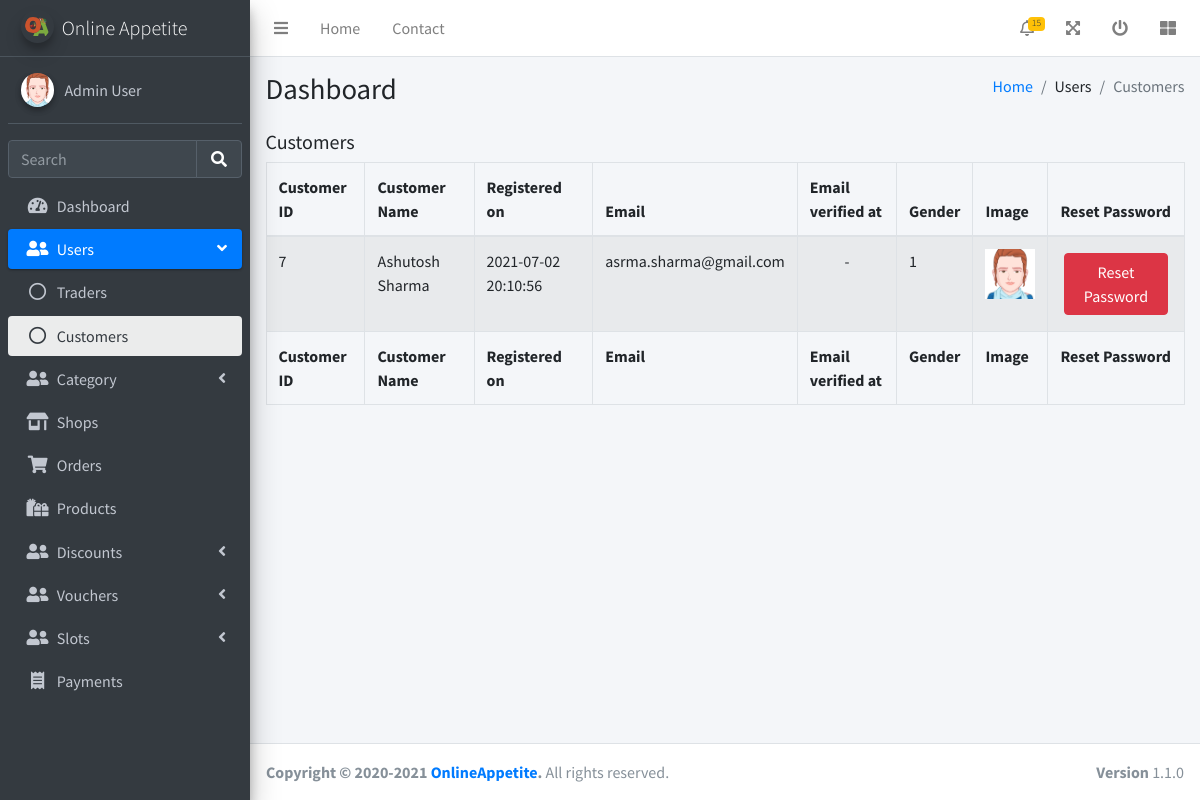
Page /admin/viewCustomers.php (signed in) on the committed database.
### tables this page shows
CREATE TABLE CUSTOMERS (
	CUSTOMER_ID INTEGER NOT NULL PRIMARY KEY AUTOINCREMENT,
	USER_ID INTEGER NOT NULL,
	EMAIL_VERIFIED_AT DATETIME(0) NULL,
	FOREIGN KEY (USER_ID) REFERENCES USERS (USER_ID) ON DELETE CASCADE
);

CREATE TABLE USERS (
	USER_ID INTEGER NOT NULL PRIMARY KEY AUTOINCREMENT,
	FULL_NAME VARCHAR(100) NOT NULL,
	USERNAME VARCHAR(30) NOT NULL UNIQUE,
	EMAIL VARCHAR(100) NOT NULL UNIQUE,
	STREET VARCHAR(100) NULL,
	CITY VARCHAR(100) NULL,
	STATE VARCHAR(100) NULL,
	POSTAL VARCHAR(100) NULL,
	COUNTRY VARCHAR(100) NULL,
	GENDER INTEGER NOT NULL,
	USER_ROLE INTEGER DEFAULT 3,
	PASSWORD_HASH VARCHAR(255) NOT NULL,
	IMAGE VARCHAR(100) NULL,
	CREATED_AT DATETIME(0) DEFAULT CURRENT_TIMESTAMP,
	UPDATED_AT DATETIME(0) NULL
);

### utils/database.php (called while the page is built, shortened)
<?php
try {
    $conn = new PDO("sqlite:" . __DIR__ . "/../database.sqlite");
    $conn->setAttribute(PDO::ATTR_ERRMODE, PDO::ERRMODE_EXCEPTION);
} catch (PDOException $e) {
    die("Connection failed: " . $e->getMessage());
}
function fetch_all_row($sql)
{
    global $conn;
    $stmt = $conn->prepare($sql);
    $stmt->execute();
    $res = $stmt->fetchAll(PDO::FETCH_ASSOC);
    return $res;
}

### admin/viewCustomers.php (the view, shortened to what this page needs)
<?php
require_once '../utils/database.php';
?>
<!DOCTYPE html>
<html lang="en">
<head>
  <link rel="stylesheet" href="/css/fontawesome-free/css/all.min.css">
  <link rel="stylesheet" href="/css/datatables-bs4/dataTables.bootstrap4.min.css">
  <link rel="stylesheet" href="/css/datatables-responsive/responsive.bootstrap4.min.css">
  <link rel="stylesheet" href="/css/datatables-buttons/buttons.bootstrap4.min.css">
  <link rel="stylesheet" href="https://code.ionicframework.com/ionicons/2.0.1/css/ionicons.min.css">
  <link rel="stylesheet" href="/css/adminlte/adminlte.min.css">
</head>
<body class="hold-transition sidebar-mini">
  <div class="wrapper">
    <?php
    include 'header.php';
    $customers = fetch_all_row('SELECT * FROM USERS LEFT JOIN CUSTOMERS ON USERS.USER_ID = CUSTOMERS.USER_ID WHERE USER_ROLE = 3');
    ?>
    <div class="content-wrapper">
      <section class="content-header">
        <div class="container-fluid">
          <div class="row mb-2">
            <div class="col-sm-6">
              <h1>Dashboard</h1>
            </div>
            <div class="col-sm-6">
              <ol class="breadcrumb float-sm-right">
                <li class="breadcrumb-item"><a href="#">Home</a></li>
                <li class="breadcrumb-item">Users</li>
                <li class="breadcrumb-item active">Customers</li>
              </ol>
            </div>
          </div>
        </div>
      </section>
      <section class="content">
        <div class="container-fluid">
          <h5 class="mb-2">Customers</h5>
          <table id="shopTable" class="table table-bordered table-striped">
            <thead>
              <tr>
                <th>Customer ID</th>
                <th>Customer Name</th>
                <th>Registered on</th>
                <th class="no-sort">Email</th>
                <th class="no-sort">Email verified at</th>
                <th>Gender</th>
                <th>Image</th>
                <th class="no-sort no-search">Reset Password</th>
              </tr>
            </thead>
            <tbody>
              <?php foreach ($customers as $customer) { ?>
                <tr>
                  <td><?= $customer['USER_ID'] ?></td>
                  <td><?= $customer['FULL_NAME'] ?></td>
                  <td><?= $customer['CREATED_AT'] ?></td>
                  <td><?= $customer['EMAIL'] ?></td>
                  <td class="text-center"><?= $customer['EMAIL_VERIFIED_AT'] ?? '-' ?></td>
                  <td><?= $customer['GENDER'] ?></td>
                  <td>
                    <div class="image-preview">
                      <img class="abs-image" src="<?= $customer['IMAGE'] ?? '../assets/images/adminlte/avatar2.png' ?>" alt="User Image">
                    </div>
                  </td>
                  <td>
                    <div class="d-flex">
                      <button class="btn btn-danger m-1" onclick="resetPassword('<?= $customer['CUSTOMER_ID'] ?>', this)">Reset Password</button>
                    </div>
                  </td>
                </tr>
              <?php } ?>
            </tbody>
            <tfoot>
              <tr>
                <th>Customer ID</th>
                <th>Customer Name</th>
                <th>Registered on</th>
                <th>Email</th>
                <th>Email verified at</th>
                <th>Gender</th>
                <th>Image</th>
                <th>Reset Password</th>
              </tr>
            </tfoot>
          </table>
        </div>
      </section>
    </div>
    <?php include 'footer.php'; ?>
  </div>
</body>
</html>

### admin/viewCustomers.php (style rules this page uses)
.image-preview { position: relative; width: 50px; height: 50px; }
.image-preview .abs-image { position: absolute; top: 0%; left: 0%; max-width: 50px; max-height: 50px; transition: transform 250ms ease-in; }

### rows in the picture
customers: USER_ID "7", USER_ID.FULL_NAME "Ashutosh Sharma", USER_ID.CREATED_AT "2021-07-02 20:10:56", USER_ID.EMAIL "asrma.sharma@gmail.com", EMAIL_VERIFIED_AT "-", USER_ID.GENDER "1"

### other values in the picture
$_SESSION['admin']['FULL_NAME'] "Admin User"
